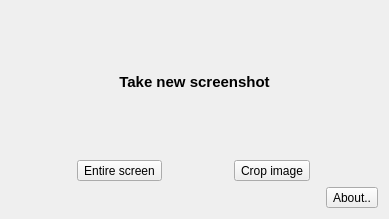
<?xml version="1.0" encoding="UTF-8"?>
<ui version="4.0">
 <class>MainWindow</class>
 <widget class="QMainWindow" name="MainWindow">
  <property name="geometry">
   <rect>
    <x>0</x>
    <y>0</y>
    <width>389</width>
    <height>219</height>
   </rect>
  </property>
  <property name="sizePolicy">
   <sizepolicy hsizetype="Fixed" vsizetype="Fixed">
    <horstretch>0</horstretch>
    <verstretch>0</verstretch>
   </sizepolicy>
  </property>
  <property name="windowTitle">
   <string>MainWindow</string>
  </property>
  <property name="windowIcon">
   <iconset resource="resources.qrc">
    <normaloff>:/icons/main-icon.png</normaloff>:/icons/main-icon.png</iconset>
  </property>
  <widget class="QWidget" name="centralWidget">
   <layout class="QVBoxLayout" name="verticalLayout">
    <item>
     <layout class="QHBoxLayout" name="horizontalLayout">
      <item>
       <widget class="QLabel" name="label">
        <property name="text">
         <string>&lt;html&gt;&lt;head/&gt;&lt;body&gt;&lt;p&gt;&lt;span style=&quot; font-size:11pt; font-weight:600;&quot;&gt;Take new screenshot&lt;/span&gt;&lt;/p&gt;&lt;/body&gt;&lt;/html&gt;</string>
        </property>
        <property name="alignment">
         <set>Qt::AlignCenter</set>
        </property>
       </widget>
      </item>
     </layout>
    </item>
    <item>
     <layout class="QHBoxLayout" name="horizontalLayout_3">
      <item>
       <widget class="QToolButton" name="toolButton_2">
        <property name="text">
         <string>Entire screen</string>
        </property>
        <property name="icon">
         <iconset resource="resources.qrc">
          <normaloff>:/icons/screen-icon.png</normaloff>:/icons/screen-icon.png</iconset>
        </property>
        <property name="iconSize">
         <size>
          <width>96</width>
          <height>96</height>
         </size>
        </property>
        <property name="toolButtonStyle">
         <enum>Qt::ToolButtonTextBesideIcon</enum>
        </property>
       </widget>
      </item>
      <item>
       <widget class="QToolButton" name="toolButton_3">
        <property name="text">
         <string>Crop image</string>
        </property>
        <property name="icon">
         <iconset resource="resources.qrc">
          <normaloff>:/icons/crop-icon.png</normaloff>:/icons/crop-icon.png</iconset>
        </property>
        <property name="iconSize">
         <size>
          <width>96</width>
          <height>96</height>
         </size>
        </property>
        <property name="toolButtonStyle">
         <enum>Qt::ToolButtonTextBesideIcon</enum>
        </property>
       </widget>
      </item>
     </layout>
    </item>
    <item>
     <layout class="QHBoxLayout" name="horizontalLayout_2">
      <item>
       <spacer name="horizontalSpacer">
        <property name="orientation">
         <enum>Qt::Horizontal</enum>
        </property>
        <property name="sizeHint" stdset="0">
         <size>
          <width>40</width>
          <height>20</height>
         </size>
        </property>
       </spacer>
      </item>
      <item>
       <widget class="QToolButton" name="toolButton">
        <property name="text">
         <string>About..</string>
        </property>
       </widget>
      </item>
     </layout>
    </item>
   </layout>
  </widget>
 </widget>
 <layoutdefault spacing="6" margin="11"/>
 <resources>
  <include location="resources.qrc"/>
 </resources>
 <connections/>
</ui>
